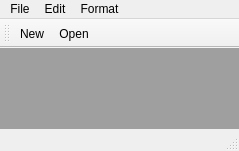
<?xml version="1.0" encoding="UTF-8"?>
<ui version="4.0">
 <class>MainWindow</class>
 <widget class="QMainWindow" name="MainWindow">
  <property name="geometry">
   <rect>
    <x>0</x>
    <y>0</y>
    <width>239</width>
    <height>151</height>
   </rect>
  </property>
  <property name="windowTitle">
   <string>MainWindow</string>
  </property>
  <widget class="QWidget" name="centralwidget">
   <layout class="QHBoxLayout" name="horizontalLayout">
    <property name="spacing">
     <number>4</number>
    </property>
    <property name="leftMargin">
     <number>0</number>
    </property>
    <property name="topMargin">
     <number>0</number>
    </property>
    <property name="rightMargin">
     <number>0</number>
    </property>
    <property name="bottomMargin">
     <number>0</number>
    </property>
    <item>
     <widget class="QMdiArea" name="mdiArea"/>
    </item>
   </layout>
  </widget>
  <widget class="QMenuBar" name="menubar">
   <property name="geometry">
    <rect>
     <x>0</x>
     <y>0</y>
     <width>239</width>
     <height>17</height>
    </rect>
   </property>
   <widget class="QMenu" name="menufile">
    <property name="title">
     <string>File</string>
    </property>
    <addaction name="actionSave"/>
    <addaction name="actionSave_as"/>
    <addaction name="separator"/>
    <addaction name="actionPrint"/>
    <addaction name="separator"/>
    <addaction name="actionQuit"/>
   </widget>
   <widget class="QMenu" name="menuEdit">
    <property name="title">
     <string>Edit</string>
    </property>
    <addaction name="actionUndo"/>
    <addaction name="actionRedo"/>
    <addaction name="separator"/>
    <addaction name="actionCopy"/>
    <addaction name="actionPaste"/>
    <addaction name="actionCut"/>
    <addaction name="separator"/>
    <addaction name="actionZoom_In"/>
    <addaction name="actionZoom_Out"/>
   </widget>
   <widget class="QMenu" name="menuFormat">
    <property name="title">
     <string>Format</string>
    </property>
    <widget class="QMenu" name="menuAlign">
     <property name="title">
      <string>Align</string>
     </property>
     <addaction name="actionLeft"/>
     <addaction name="actionCenter"/>
     <addaction name="actionRight"/>
     <addaction name="actionJustify"/>
    </widget>
    <addaction name="actionColor"/>
    <addaction name="actionFont"/>
    <addaction name="menuAlign"/>
   </widget>
   <addaction name="menufile"/>
   <addaction name="menuEdit"/>
   <addaction name="menuFormat"/>
  </widget>
  <widget class="QStatusBar" name="statusbar"/>
  <widget class="QToolBar" name="toolBar">
   <property name="windowTitle">
    <string>toolBar</string>
   </property>
   <attribute name="toolBarArea">
    <enum>TopToolBarArea</enum>
   </attribute>
   <attribute name="toolBarBreak">
    <bool>false</bool>
   </attribute>
   <addaction name="actionNEW"/>
   <addaction name="actionOpen"/>
  </widget>
  <action name="actionNEW">
   <property name="text">
    <string>New</string>
   </property>
   <property name="toolTip">
    <string>make a new file</string>
   </property>
   <property name="shortcut">
    <string>Alt+N</string>
   </property>
  </action>
  <action name="actionOpen">
   <property name="text">
    <string>Open</string>
   </property>
   <property name="shortcut">
    <string>Alt+O</string>
   </property>
  </action>
  <action name="actionSave">
   <property name="text">
    <string>Save</string>
   </property>
  </action>
  <action name="actionSave_as">
   <property name="text">
    <string>Save as</string>
   </property>
  </action>
  <action name="actionPrint">
   <property name="text">
    <string>Print</string>
   </property>
  </action>
  <action name="actionQuit">
   <property name="text">
    <string>Quit</string>
   </property>
  </action>
  <action name="actionType_Here">
   <property name="text">
    <string>Type Here</string>
   </property>
  </action>
  <action name="actionUndo">
   <property name="text">
    <string>Undo</string>
   </property>
  </action>
  <action name="actionRedo">
   <property name="text">
    <string>Redo</string>
   </property>
  </action>
  <action name="actionCopy">
   <property name="text">
    <string>Copy</string>
   </property>
  </action>
  <action name="actionPaste">
   <property name="text">
    <string>Paste</string>
   </property>
  </action>
  <action name="actionCut">
   <property name="text">
    <string>Cut</string>
   </property>
  </action>
  <action name="actionZoom_In">
   <property name="text">
    <string>Zoom In</string>
   </property>
  </action>
  <action name="actionZoom_Out">
   <property name="text">
    <string>Zoom Out</string>
   </property>
  </action>
  <action name="actionColor">
   <property name="text">
    <string>Color</string>
   </property>
  </action>
  <action name="actionFont">
   <property name="text">
    <string>Font</string>
   </property>
  </action>
  <action name="actionLeft">
   <property name="text">
    <string>Left</string>
   </property>
  </action>
  <action name="actionCenter">
   <property name="text">
    <string>Center</string>
   </property>
  </action>
  <action name="actionRight">
   <property name="text">
    <string>Right</string>
   </property>
  </action>
  <action name="actionJustify">
   <property name="text">
    <string>Justify</string>
   </property>
  </action>
 </widget>
 <resources/>
 <connections/>
</ui>
